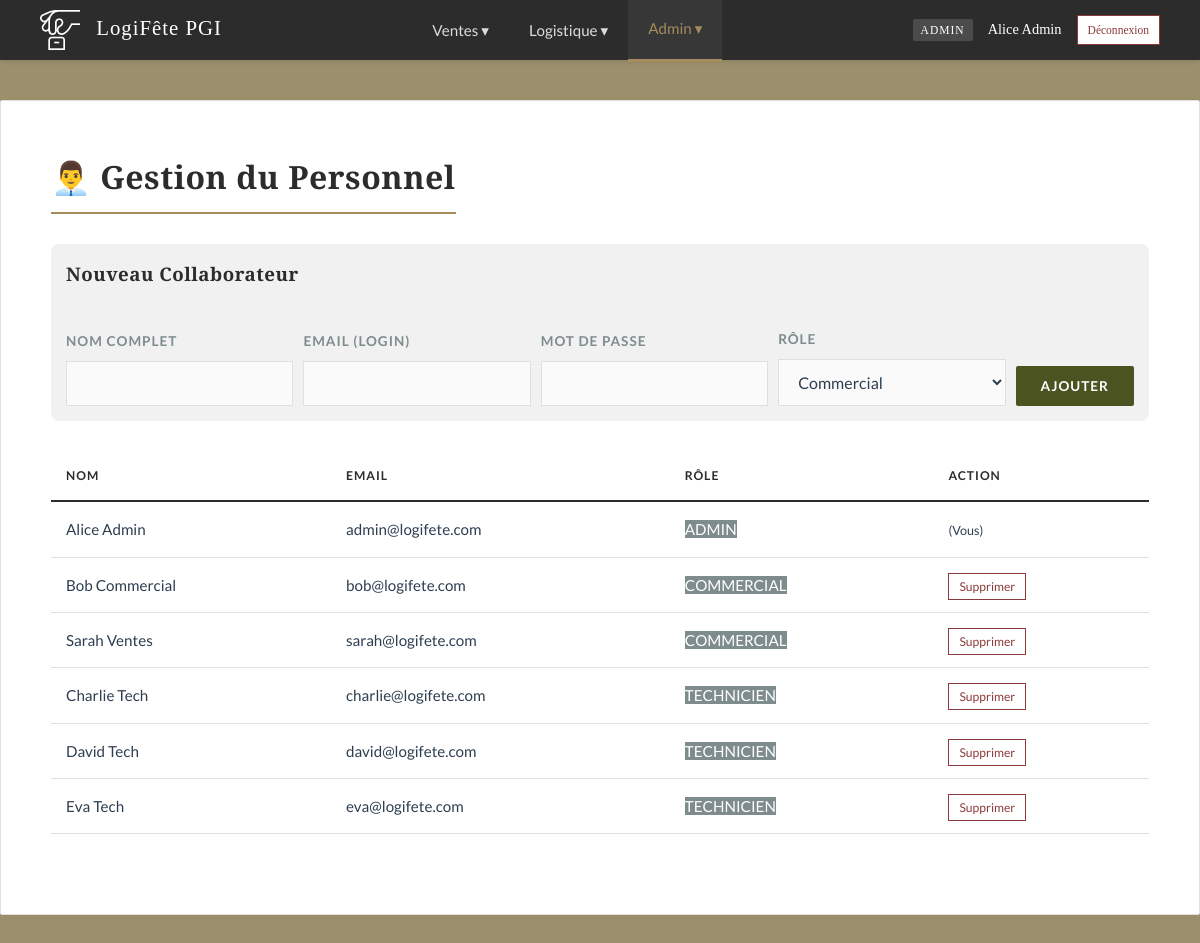
Screenshot of /admin_users.php (signed in) with the database file from the repository.
### tables this page shows
CREATE TABLE `utilisateur` (
  `id_user` int(11) NOT NULL AUTO_INCREMENT,
  `nom` varchar(100) NOT NULL,
  `email` varchar(100) NOT NULL,
  `mot_de_passe` varchar(255) NOT NULL,
  `role` enum('admin','commercial','technicien') NOT NULL,
  `signature_data` text DEFAULT NULL,
  PRIMARY KEY (`id_user`),
  UNIQUE KEY `email` (`email`)
);

### admin_users.php (the view, shortened to what this page needs)
<?php
require 'db.php';
require 'navbar.php';
$users = $pdo->query("SELECT * FROM utilisateur ORDER BY role, nom")->fetchAll();
$current_page = basename($_SERVER['PHP_SELF']);
?>
<!DOCTYPE html>
<html lang="fr">
<head>
    <link rel="stylesheet" href="style.css">
</head>
<body>
<?= renderNavbar($_SESSION['role'], $current_page) ?>
<div class="container">
    <h1>👨‍💼 Gestion du Personnel</h1>
    <div style="background:#f1f1f1; padding:15px; border-radius:8px; margin-bottom:20px;">
        <h3>Nouveau Collaborateur</h3>
        <form method="POST" style="display:flex; gap:10px; flex-wrap:wrap; align-items:flex-end;">
            <div style="flex:1;">
                <label>Nom complet</label>
                <input type="text" name="nom" required style="margin:0;">
            </div>
            <div style="flex:1;">
                <label>Email (Login)</label>
                <input type="email" name="email" required style="margin:0;">
            </div>
            <div style="flex:1;">
                <label>Mot de passe</label>
                <input type="text" name="password" required style="margin:0;">
            </div>
            <div style="flex:1;">
                <label>Rôle</label>
                <select name="role" style="margin:0;">
                    <option value="commercial">Commercial</option>
                </select>
            </div>
            <button type="submit" name="add_user" class="btn-add">Ajouter</button>
        </form>
    </div>
    <table>
        <thead>
            <tr>
                <th>Nom</th>
                <th>Email</th>
                <th>Rôle</th>
                <th>Action</th>
            </tr>
        </thead>
        <tbody>
            <?php foreach($users as $u): ?>
            <tr>
                <td><?= htmlspecialchars($u['nom']) ?></td>
                <td><?= htmlspecialchars($u['email']) ?></td>
                <td>
                    <span class="role-badge" style="background:#7f8c8d; color:white;">
                        <?= strtoupper($u['role']) ?>
                    </span>
                </td>
                <td>
                    <?php if($u['id_user'] != $_SESSION['user_id']): ?>
                        <a href="?del=<?= $u['id_user'] ?>" class="btn-danger" style="padding:5px 10px; font-size:0.8em;" onclick="return confirm('Sûr ?');">Supprimer</a>
                    <?php else: ?>
                        <small>(Vous)</small>
                    <?php endif; ?>
                </td>
            </tr>
            <?php endforeach; ?>
        </tbody>
    </table>
</div>
</body>
</html>

### style.css (style rules this page uses)
:root { --bg-page: #9C906C; --bg-card: #FFFFFF; --text-main: #2C3E50; --text-muted: #7F8C8D; --primary: #2C2C2C; --accent: #A68B5B; --success: #556B2F; --danger: #8B3A3A; --warning: #D4AC0D; --border-color: #E0E0E0; --input-bg: #FAFAFA; --shadow: 0 2px 10px rgba(0, 0, 0, 0.03); }
body { font-family: 'Lato', sans-serif; background-color: var(--bg-page); color: var(--text-main); margin: 0; padding-top: 60px; line-height: 1.6; font-size: 16px; }
h1, h2, h3, h4 { font-family: 'Playfair Display', serif; color: var(--primary); margin-top: 0; margin-bottom: 20px; font-weight: 700; letter-spacing: 0.5px; }
h1 { border-bottom: 2px solid var(--accent); display: inline-block; padding-bottom: 10px; margin-bottom: 30px; }
a { color: var(--accent); text-decoration: none; transition: color 0.3s; }
.container { max-width: 1100px; margin: 40px auto; background: var(--bg-card); padding: 50px; border: 1px solid var(--border-color); box-shadow: var(--shadow); border-radius: 2px; }
label { display: block; font-weight: 700; font-size: 0.85em; text-transform: uppercase; letter-spacing: 1px; color: var(--text-muted); margin-bottom: 8px; margin-top: 20px; }
input[type="text"], input[type="email"], input[type="password"], input[type="number"], select, textarea { width: 100%; padding: 12px 15px; margin-bottom: 10px; border: 1px solid var(--border-color); background-color: var(--input-bg); border-radius: 0; font-family: 'Lato', sans-serif; font-size: 1rem; color: var(--text-main); box-sizing: border-box; transition: border-color 0.3s, box-shadow 0.3s; }
.btn, button { display: inline-block; padding: 12px 25px; background-color: var(--primary); color: #FFF; border: none; border-radius: 2px; cursor: pointer; font-family: 'Lato', sans-serif; font-weight: 700; text-transform: uppercase; font-size: 0.85em; letter-spacing: 1px; transition: all 0.3s; text-decoration: none; }
.btn-add, .btn-validate, a[href*="export"] { background-color: #4B5320 !important; color: #FFF !important; }
.btn-danger { background-color: #FFF; color: var(--danger); border: 1px solid var(--danger); }
table { width: 100%; border-collapse: collapse; margin: 30px 0; font-size: 0.95em; }
table thead tr { background-color: transparent; border-bottom: 2px solid var(--primary); }
table th { text-align: left; padding: 15px; color: var(--primary); text-transform: uppercase; font-size: 0.8em; letter-spacing: 1px; }
table td { padding: 15px; border-bottom: 1px solid var(--border-color); color: var(--text-main); }

### rows the page displays
utilisateur: nom "Alice Admin", email "admin@logifete.com", role "ADMIN", shows "(Vous)"
utilisateur: nom "Bob Commercial", email "bob@logifete.com", role "COMMERCIAL"
utilisateur: nom "Sarah Ventes", email "sarah@logifete.com", role "COMMERCIAL"
utilisateur: nom "Charlie Tech", email "charlie@logifete.com", role "TECHNICIEN"
utilisateur: nom "David Tech", email "david@logifete.com", role "TECHNICIEN"
utilisateur: nom "Eva Tech", email "eva@logifete.com", role "TECHNICIEN"

### other values shown
$role "ADMIN"
$_SESSION['nom'] "Alice Admin"
